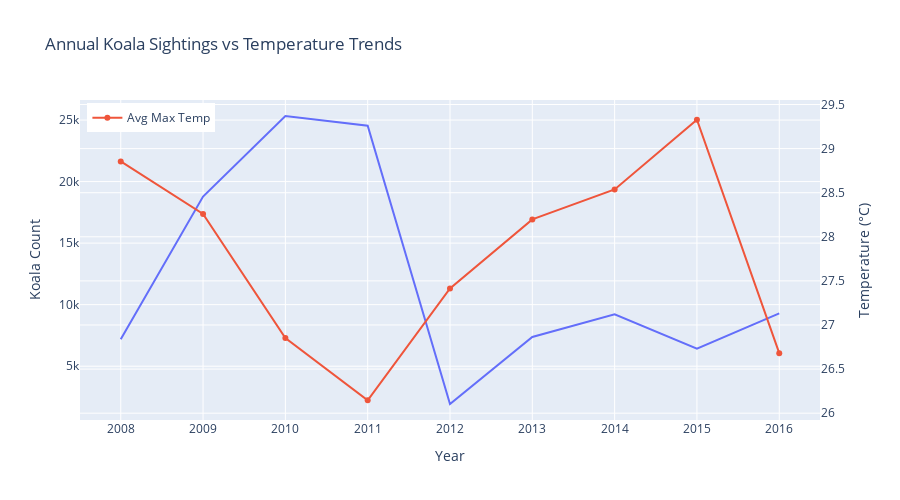

Notebook source saved alongside this figure:
### Markdown cell above
From the line graph below, we can see that temperature and koala count are correlated; when temperature increases, koala count decreases and vice versa. this tells us that koala thrives in cooler temperature

### Code cell
fig2.show()

### Figure 1 — Plotly figure (JSON) as saved in the notebook; plotly's stock layout.template omitted (floating-point values rounded to 4 significant figures)
{"data": [{"customdata": [[2008], [2009], [2010], [2011], [2012], [2013], [2014], [2015], [2016]], "hovertemplate": "Year=%{x}<br>Koala Count=%{y}<extra></extra>", "legendgroup": "", "line": {"color": "#636efa", "dash": "solid"}, "marker": {"symbol": "circle"}, "mode": "lines", "name": "Koala Count", "orientation": "v", "showlegend": false, "type": "scatter", "x": [2008, 2009, 2010, 2011, 2012, 2013, 2014, 2015, 2016], "xaxis": "x", "y": [7193.0, 18780.0, 25330.0, 24540.0, 1928.0, 7370.0, 9220.0, 6416.0, 9289.0], "yaxis": "y"}, {"name": "Avg Max Temp", "type": "scatter", "x": [2008, 2009, 2010, 2011, 2012, 2013, 2014, 2015, 2016], "y": [28.85, 28.26, 26.85, 26.15, 27.41, 28.2, 28.54, 29.33, 26.68], "yaxis": "y2"}], "layout": {"height": 500, "legend": {"title": {}, "tracegroupgap": 0, "x": 0.01, "y": 0.99}, "title": {"text": "Annual Koala Sightings vs Temperature Trends"}, "xaxis": {"anchor": "y", "domain": [0, 1], "title": {"text": "Year"}}, "yaxis": {"anchor": "x", "domain": [0, 1], "title": {"text": "Koala Count"}}, "yaxis2": {"overlaying": "y", "side": "right", "title": {"text": "Temperature (°C)"}}}}
